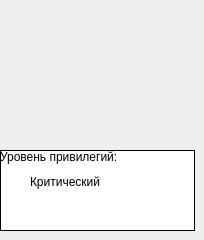
    <widget class="QWidget" name="privilege_level">
     <widget class="QWidget" name="widget_35" native="true">
      <property name="geometry">
       <rect>
        <x>0</x>
        <y>150</y>
        <width>195</width>
        <height>81</height>
       </rect>
      </property>
      <property name="styleSheet">
       <string notr="true">#widget_35 {
	background: white;
	border: 1px solid;
}</string>
      </property>
      <layout class="QVBoxLayout" name="verticalLayout_54">
       <item>
        <widget class="QLabel" name="label_99">
         <property name="sizePolicy">
          <sizepolicy hsizetype="Preferred" vsizetype="Fixed">
           <horstretch>0</horstretch>
           <verstretch>0</verstretch>
          </sizepolicy>
         </property>
         <property name="text">
          <string>Уровень привилегий:</string>
         </property>
        </widget>
       </item>
       <item>
        <layout class="QHBoxLayout" name="horizontalLayout_75">
         <property name="spacing">
          <number>6</number>
         </property>
         <item>
          <widget class="QLabel" name="label_100">
           <property name="minimumSize">
            <size>
             <width>24</width>
             <height>24</height>
            </size>
           </property>
           <property name="maximumSize">
            <size>
             <width>24</width>
             <height>24</height>
            </size>
           </property>
           <property name="styleSheet">
            <string notr="true">border-image:  url(:/resources/toggler.png)</string>
           </property>
           <property name="text">
            <string/>
           </property>
          </widget>
         </item>
         <item>
          <widget class="QLabel" name="label_101">
           <property name="sizePolicy">
            <sizepolicy hsizetype="Preferred" vsizetype="Fixed">
             <horstretch>0</horstretch>
             <verstretch>0</verstretch>
            </sizepolicy>
           </property>
           <property name="text">
            <string>Критический</string>
           </property>
          </widget>
         </item>
        </layout>
       </item>
       <item>
        <spacer name="verticalSpacer_11">
         <property name="orientation">
          <enum>Qt::Vertical</enum>
         </property>
         <property name="sizeHint" stdset="0">
          <size>
           <width>20</width>
           <height>40</height>
          </size>
         </property>
        </spacer>
       </item>
      </layout>
     </widget>
    </widget>
